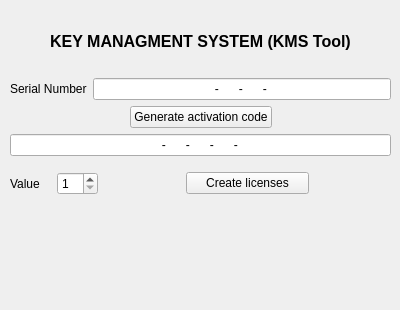
<?xml version="1.0" encoding="UTF-8"?>
<ui version="4.0">
 <class>MainWindow</class>
 <widget class="QMainWindow" name="MainWindow">
  <property name="geometry">
   <rect>
    <x>0</x>
    <y>0</y>
    <width>400</width>
    <height>310</height>
   </rect>
  </property>
  <property name="sizePolicy">
   <sizepolicy hsizetype="Fixed" vsizetype="Fixed">
    <horstretch>1</horstretch>
    <verstretch>1</verstretch>
   </sizepolicy>
  </property>
  <property name="minimumSize">
   <size>
    <width>400</width>
    <height>310</height>
   </size>
  </property>
  <property name="maximumSize">
   <size>
    <width>400</width>
    <height>600</height>
   </size>
  </property>
  <property name="windowTitle">
   <string>Enterprice activation (KMS)</string>
  </property>
  <widget class="QWidget" name="centralwidget">
   <widget class="QWidget" name="verticalLayoutWidget">
    <property name="geometry">
     <rect>
      <x>10</x>
      <y>0</y>
      <width>381</width>
      <height>301</height>
     </rect>
    </property>
    <layout class="QVBoxLayout" name="verticalLayout" stretch="3,0,2,1,1,0,1,0,10">
     <item>
      <spacer name="verticalSpacer_3">
       <property name="orientation">
        <enum>Qt::Vertical</enum>
       </property>
       <property name="sizeHint" stdset="0">
        <size>
         <width>20</width>
         <height>40</height>
        </size>
       </property>
      </spacer>
     </item>
     <item>
      <widget class="QLabel" name="title">
       <property name="font">
        <font>
         <pointsize>12</pointsize>
         <weight>75</weight>
         <bold>true</bold>
        </font>
       </property>
       <property name="text">
        <string>KEY MANAGMENT SYSTEM (KMS Tool)</string>
       </property>
       <property name="alignment">
        <set>Qt::AlignCenter</set>
       </property>
      </widget>
     </item>
     <item>
      <spacer name="verticalSpacer_2">
       <property name="orientation">
        <enum>Qt::Vertical</enum>
       </property>
       <property name="sizeHint" stdset="0">
        <size>
         <width>20</width>
         <height>40</height>
        </size>
       </property>
      </spacer>
     </item>
     <item>
      <layout class="QHBoxLayout" name="horizontalLayout">
       <item>
        <widget class="QLabel" name="label_sn">
         <property name="text">
          <string>Serial Number</string>
         </property>
        </widget>
       </item>
       <item>
        <widget class="QLineEdit" name="serialNumber">
         <property name="inputMask">
          <string>NNNNNN-NNNNNN-NNNNNN-NNNNNN</string>
         </property>
         <property name="alignment">
          <set>Qt::AlignCenter</set>
         </property>
        </widget>
       </item>
      </layout>
     </item>
     <item>
      <layout class="QHBoxLayout" name="horizontalLayout_2">
       <item>
        <spacer name="horizontalSpacer">
         <property name="orientation">
          <enum>Qt::Horizontal</enum>
         </property>
         <property name="sizeHint" stdset="0">
          <size>
           <width>40</width>
           <height>20</height>
          </size>
         </property>
        </spacer>
       </item>
       <item>
        <widget class="QPushButton" name="btn_gen">
         <property name="text">
          <string>Generate activation code</string>
         </property>
        </widget>
       </item>
       <item>
        <spacer name="horizontalSpacer_2">
         <property name="orientation">
          <enum>Qt::Horizontal</enum>
         </property>
         <property name="sizeHint" stdset="0">
          <size>
           <width>40</width>
           <height>20</height>
          </size>
         </property>
        </spacer>
       </item>
      </layout>
     </item>
     <item>
      <widget class="QLineEdit" name="activation">
       <property name="inputMask">
        <string>NNNNNN-NNNNNN-NNNNNN-NNNNNN-NNNNNN</string>
       </property>
       <property name="alignment">
        <set>Qt::AlignCenter</set>
       </property>
       <property name="readOnly">
        <bool>true</bool>
       </property>
       <property name="placeholderText">
        <string>click &quot;generate&quot; to get activation code</string>
       </property>
      </widget>
     </item>
     <item>
      <spacer name="verticalSpacer_4">
       <property name="orientation">
        <enum>Qt::Vertical</enum>
       </property>
       <property name="sizeHint" stdset="0">
        <size>
         <width>20</width>
         <height>40</height>
        </size>
       </property>
      </spacer>
     </item>
     <item>
      <layout class="QHBoxLayout" name="horizontalLayout_3" stretch="1,1,2,3,2">
       <item>
        <widget class="QLabel" name="label_val">
         <property name="frameShape">
          <enum>QFrame::NoFrame</enum>
         </property>
         <property name="text">
          <string>Value</string>
         </property>
        </widget>
       </item>
       <item>
        <widget class="QSpinBox" name="spinBox">
         <property name="minimum">
          <number>1</number>
         </property>
        </widget>
       </item>
       <item>
        <spacer name="horizontalSpacer_3">
         <property name="orientation">
          <enum>Qt::Horizontal</enum>
         </property>
         <property name="sizeHint" stdset="0">
          <size>
           <width>40</width>
           <height>20</height>
          </size>
         </property>
        </spacer>
       </item>
       <item>
        <widget class="QPushButton" name="btn_genval">
         <property name="text">
          <string>Create licenses</string>
         </property>
        </widget>
       </item>
       <item>
        <spacer name="horizontalSpacer_4">
         <property name="orientation">
          <enum>Qt::Horizontal</enum>
         </property>
         <property name="sizeHint" stdset="0">
          <size>
           <width>40</width>
           <height>20</height>
          </size>
         </property>
        </spacer>
       </item>
      </layout>
     </item>
     <item>
      <spacer name="verticalSpacer">
       <property name="orientation">
        <enum>Qt::Vertical</enum>
       </property>
       <property name="sizeHint" stdset="0">
        <size>
         <width>20</width>
         <height>40</height>
        </size>
       </property>
      </spacer>
     </item>
    </layout>
   </widget>
  </widget>
 </widget>
 <resources/>
 <connections/>
</ui>
